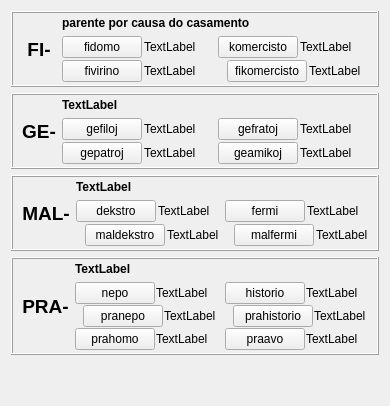
     <widget class="QWidget" name="tab_29">
      <attribute name="icon">
       <iconset resource="ikonoj.qrc">
        <normaloff>:/ikonoj/leciono.png</normaloff>:/ikonoj/leciono.png</iconset>
      </attribute>
      <attribute name="title">
       <string>5</string>
      </attribute>
      <layout class="QVBoxLayout" name="verticalLayout">
       <item>
        <widget class="QFrame" name="frame_12">
         <property name="frameShape">
          <enum>QFrame::Box</enum>
         </property>
         <property name="frameShadow">
          <enum>QFrame::Raised</enum>
         </property>
         <layout class="QHBoxLayout" name="horizontalLayout_5">
          <property name="topMargin">
           <number>3</number>
          </property>
          <property name="bottomMargin">
           <number>3</number>
          </property>
          <item>
           <widget class="QLabel" name="label_259">
            <property name="sizePolicy">
             <sizepolicy hsizetype="Maximum" vsizetype="Preferred">
              <horstretch>0</horstretch>
              <verstretch>0</verstretch>
             </sizepolicy>
            </property>
            <property name="styleSheet">
             <string notr="true">font-size: 14pt;
font-weight: bold;</string>
            </property>
            <property name="text">
             <string> FI- </string>
            </property>
            <property name="alignment">
             <set>Qt::AlignCenter</set>
            </property>
           </widget>
          </item>
          <item>
           <layout class="QVBoxLayout" name="verticalLayout_326">
            <item>
             <widget class="QLabel" name="Lec08_Label16">
              <property name="styleSheet">
               <string notr="true">font-weight: bold;</string>
              </property>
              <property name="text">
               <string>parente por causa do casamento</string>
              </property>
              <property name="wordWrap">
               <bool>true</bool>
              </property>
             </widget>
            </item>
            <item>
             <layout class="QHBoxLayout" name="horizontalLayout_539">
              <item>
               <layout class="QVBoxLayout" name="verticalLayout_327">
                <property name="spacing">
                 <number>2</number>
                </property>
                <item>
                 <layout class="QHBoxLayout" name="horizontalLayout_540">
                  <item>
                   <widget class="neklakebla" name="Lec08_Button9">
                    <property name="sizePolicy">
                     <sizepolicy hsizetype="Maximum" vsizetype="Fixed">
                      <horstretch>0</horstretch>
                      <verstretch>0</verstretch>
                     </sizepolicy>
                    </property>
                    <property name="text">
                     <string>fidomo</string>
                    </property>
                   </widget>
                  </item>
                  <item>
                   <widget class="QLabel" name="Lec08_Label17">
                    <property name="text">
                     <string>TextLabel</string>
                    </property>
                    <property name="wordWrap">
                     <bool>true</bool>
                    </property>
                   </widget>
                  </item>
                 </layout>
                </item>
                <item>
                 <layout class="QHBoxLayout" name="horizontalLayout_541">
                  <item>
                   <widget class="neklakebla" name="Lec08_Button10">
                    <property name="sizePolicy">
                     <sizepolicy hsizetype="Maximum" vsizetype="Fixed">
                      <horstretch>0</horstretch>
                      <verstretch>0</verstretch>
                     </sizepolicy>
                    </property>
                    <property name="text">
                     <string>fivirino</string>
                    </property>
                   </widget>
                  </item>
                  <item>
                   <widget class="QLabel" name="Lec08_Label18">
                    <property name="text">
                     <string>TextLabel</string>
                    </property>
                    <property name="wordWrap">
                     <bool>true</bool>
                    </property>
                   </widget>
                  </item>
                 </layout>
                </item>
               </layout>
              </item>
              <item>
               <layout class="QVBoxLayout" name="verticalLayout_328">
                <property name="spacing">
                 <number>2</number>
                </property>
                <item>
                 <layout class="QHBoxLayout" name="horizontalLayout_542">
                  <item>
                   <widget class="neklakebla" name="Lec08_Button113">
                    <property name="sizePolicy">
                     <sizepolicy hsizetype="Maximum" vsizetype="Fixed">
                      <horstretch>0</horstretch>
                      <verstretch>0</verstretch>
                     </sizepolicy>
                    </property>
                    <property name="text">
                     <string>komercisto</string>
                    </property>
                   </widget>
                  </item>
                  <item>
                   <widget class="QLabel" name="Lec08_Label158">
                    <property name="text">
                     <string>TextLabel</string>
                    </property>
                    <property name="wordWrap">
                     <bool>true</bool>
                    </property>
                   </widget>
                  </item>
                 </layout>
                </item>
                <item>
                 <layout class="QHBoxLayout" name="horizontalLayout_543">
                  <item>
                   <widget class="label_sago_reversa" name="label_350">
                    <property name="sizePolicy">
                     <sizepolicy hsizetype="Maximum" vsizetype="Preferred">
                      <horstretch>0</horstretch>
                      <verstretch>0</verstretch>
                     </sizepolicy>
                    </property>
                    <property name="text">
                     <string/>
                    </property>
                    <property name="pixmap">
                     <pixmap resource="ikonoj.qrc">:/ikonoj/sago_revena.png</pixmap>
                    </property>
                   </widget>
                  </item>
                  <item>
                   <widget class="neklakebla" name="Lec08_Button114">
                    <property name="sizePolicy">
                     <sizepolicy hsizetype="Maximum" vsizetype="Fixed">
                      <horstretch>0</horstretch>
                      <verstretch>0</verstretch>
                     </sizepolicy>
                    </property>
                    <property name="text">
                     <string>fikomercisto</string>
                    </property>
                   </widget>
                  </item>
                  <item>
                   <widget class="QLabel" name="Lec08_Label159">
                    <property name="text">
                     <string>TextLabel</string>
                    </property>
                    <property name="wordWrap">
                     <bool>true</bool>
                    </property>
                   </widget>
                  </item>
                 </layout>
                </item>
               </layout>
              </item>
             </layout>
            </item>
           </layout>
          </item>
         </layout>
        </widget>
       </item>
       <item>
        <widget class="QFrame" name="frame_11">
         <property name="frameShape">
          <enum>QFrame::Box</enum>
         </property>
         <property name="frameShadow">
          <enum>QFrame::Raised</enum>
         </property>
         <layout class="QHBoxLayout" name="horizontalLayout_6">
          <property name="topMargin">
           <number>3</number>
          </property>
          <property name="bottomMargin">
           <number>3</number>
          </property>
          <item>
           <widget class="QLabel" name="label_253">
            <property name="sizePolicy">
             <sizepolicy hsizetype="Maximum" vsizetype="Preferred">
              <horstretch>0</horstretch>
              <verstretch>0</verstretch>
             </sizepolicy>
            </property>
            <property name="styleSheet">
             <string notr="true">font-size: 14pt;
font-weight: bold;</string>
            </property>
            <property name="text">
             <string>GE-</string>
            </property>
            <property name="alignment">
             <set>Qt::AlignCenter</set>
            </property>
           </widget>
          </item>
          <item>
           <layout class="QVBoxLayout" name="verticalLayout_323">
            <item>
             <widget class="QLabel" name="Lec08_Label19">
              <property name="styleSheet">
               <string notr="true">font-weight: bold;</string>
              </property>
              <property name="text">
               <string>TextLabel</string>
              </property>
              <property name="wordWrap">
               <bool>true</bool>
              </property>
             </widget>
            </item>
            <item>
             <layout class="QHBoxLayout" name="horizontalLayout_534">
              <item>
               <layout class="QVBoxLayout" name="verticalLayout_324">
                <property name="spacing">
                 <number>2</number>
                </property>
                <item>
                 <layout class="QHBoxLayout" name="horizontalLayout_535">
                  <item>
                   <widget class="neklakebla" name="Lec08_Button11">
                    <property name="sizePolicy">
                     <sizepolicy hsizetype="Maximum" vsizetype="Fixed">
                      <horstretch>0</horstretch>
                      <verstretch>0</verstretch>
                     </sizepolicy>
                    </property>
                    <property name="text">
                     <string>gefiloj</string>
                    </property>
                   </widget>
                  </item>
                  <item>
                   <widget class="QLabel" name="Lec08_Label20">
                    <property name="text">
                     <string>TextLabel</string>
                    </property>
                    <property name="wordWrap">
                     <bool>true</bool>
                    </property>
                   </widget>
                  </item>
                 </layout>
                </item>
                <item>
                 <layout class="QHBoxLayout" name="horizontalLayout_536">
                  <item>
                   <widget class="neklakebla" name="Lec08_Button12">
                    <property name="sizePolicy">
                     <sizepolicy hsizetype="Maximum" vsizetype="Fixed">
                      <horstretch>0</horstretch>
                      <verstretch>0</verstretch>
                     </sizepolicy>
                    </property>
                    <property name="text">
                     <string>gepatroj</string>
                    </property>
                   </widget>
                  </item>
                  <item>
                   <widget class="QLabel" name="Lec08_Label21">
                    <property name="text">
                     <string>TextLabel</string>
                    </property>
                    <property name="wordWrap">
                     <bool>true</bool>
                    </property>
                   </widget>
                  </item>
                 </layout>
                </item>
               </layout>
              </item>
              <item>
               <layout class="QVBoxLayout" name="verticalLayout_325">
                <property name="spacing">
                 <number>2</number>
                </property>
                <item>
                 <layout class="QHBoxLayout" name="horizontalLayout_537">
                  <item>
                   <widget class="neklakebla" name="Lec08_Button115">
                    <property name="sizePolicy">
                     <sizepolicy hsizetype="Maximum" vsizetype="Fixed">
                      <horstretch>0</horstretch>
                      <verstretch>0</verstretch>
                     </sizepolicy>
                    </property>
                    <property name="text">
                     <string>gefratoj</string>
                    </property>
                   </widget>
                  </item>
                  <item>
                   <widget class="QLabel" name="Lec08_Label160">
                    <property name="text">
                     <string>TextLabel</string>
                    </property>
                    <property name="wordWrap">
                     <bool>true</bool>
                    </property>
                   </widget>
                  </item>
                 </layout>
                </item>
                <item>
                 <layout class="QHBoxLayout" name="horizontalLayout_538">
                  <item>
                   <widget class="neklakebla" name="Lec08_Button116">
                    <property name="sizePolicy">
                     <sizepolicy hsizetype="Maximum" vsizetype="Fixed">
                      <horstretch>0</horstretch>
                      <verstretch>0</verstretch>
                     </sizepolicy>
                    </property>
                    <property name="text">
                     <string>geamikoj</string>
                    </property>
                   </widget>
                  </item>
                  <item>
                   <widget class="QLabel" name="Lec08_Label161">
                    <property name="text">
                     <string>TextLabel</string>
                    </property>
                    <property name="wordWrap">
                     <bool>true</bool>
                    </property>
                   </widget>
                  </item>
                 </layout>
                </item>
               </layout>
              </item>
             </layout>
            </item>
           </layout>
          </item>
         </layout>
        </widget>
       </item>
       <item>
        <widget class="QFrame" name="frame_10">
         <property name="frameShape">
          <enum>QFrame::Box</enum>
         </property>
         <property name="frameShadow">
          <enum>QFrame::Raised</enum>
         </property>
         <layout class="QHBoxLayout" name="horizontalLayout_7">
          <property name="topMargin">
           <number>3</number>
          </property>
          <property name="bottomMargin">
           <number>3</number>
          </property>
          <item>
           <widget class="QLabel" name="label_247">
            <property name="sizePolicy">
             <sizepolicy hsizetype="Maximum" vsizetype="Preferred">
              <horstretch>0</horstretch>
              <verstretch>0</verstretch>
             </sizepolicy>
            </property>
            <property name="styleSheet">
             <string notr="true">font-size: 14pt;
font-weight: bold;</string>
            </property>
            <property name="text">
             <string>MAL-</string>
            </property>
            <property name="alignment">
             <set>Qt::AlignCenter</set>
            </property>
           </widget>
          </item>
          <item>
           <layout class="QVBoxLayout" name="verticalLayout_320">
            <item>
             <widget class="QLabel" name="Lec08_Label22">
              <property name="styleSheet">
               <string notr="true">font-weight: bold;</string>
              </property>
              <property name="text">
               <string>TextLabel</string>
              </property>
              <property name="wordWrap">
               <bool>true</bool>
              </property>
             </widget>
            </item>
            <item>
             <layout class="QHBoxLayout" name="horizontalLayout_529">
              <item>
               <layout class="QVBoxLayout" name="verticalLayout_321">
                <property name="spacing">
                 <number>2</number>
                </property>
                <item>
                 <layout class="QHBoxLayout" name="horizontalLayout_530">
                  <item>
                   <widget class="neklakebla" name="Lec08_Button13">
                    <property name="sizePolicy">
                     <sizepolicy hsizetype="Maximum" vsizetype="Fixed">
                      <horstretch>0</horstretch>
                      <verstretch>0</verstretch>
                     </sizepolicy>
                    </property>
                    <property name="text">
                     <string>dekstro</string>
                    </property>
                   </widget>
                  </item>
                  <item>
                   <widget class="QLabel" name="Lec08_Label23">
                    <property name="text">
                     <string>TextLabel</string>
                    </property>
                    <property name="wordWrap">
                     <bool>true</bool>
                    </property>
                   </widget>
                  </item>
                 </layout>
                </item>
                <item>
                 <layout class="QHBoxLayout" name="horizontalLayout_531">
                  <item>
                   <widget class="label_sago_reversa" name="label_265">
                    <property name="sizePolicy">
                     <sizepolicy hsizetype="Maximum" vsizetype="Preferred">
                      <horstretch>0</horstretch>
                      <verstretch>0</verstretch>
                     </sizepolicy>
                    </property>
                    <property name="text">
                     <string/>
                    </property>
                    <property name="pixmap">
                     <pixmap resource="ikonoj.qrc">:/ikonoj/sago_revena.png</pixmap>
                    </property>
                   </widget>
                  </item>
                  <item>
                   <widget class="neklakebla" name="Lec08_Button14">
                    <property name="sizePolicy">
                     <sizepolicy hsizetype="Maximum" vsizetype="Fixed">
                      <horstretch>0</horstretch>
                      <verstretch>0</verstretch>
                     </sizepolicy>
                    </property>
                    <property name="text">
                     <string>maldekstro</string>
                    </property>
                   </widget>
                  </item>
                  <item>
                   <widget class="QLabel" name="Lec08_Label24">
                    <property name="text">
                     <string>TextLabel</string>
                    </property>
                    <property name="wordWrap">
                     <bool>true</bool>
                    </property>
                   </widget>
                  </item>
                 </layout>
                </item>
               </layout>
              </item>
              <item>
               <layout class="QVBoxLayout" name="verticalLayout_322">
                <property name="spacing">
                 <number>2</number>
                </property>
                <item>
                 <layout class="QHBoxLayout" name="horizontalLayout_532">
                  <item>
                   <widget class="neklakebla" name="Lec08_Button117">
                    <property name="sizePolicy">
                     <sizepolicy hsizetype="Maximum" vsizetype="Fixed">
                      <horstretch>0</horstretch>
                      <verstretch>0</verstretch>
                     </sizepolicy>
                    </property>
                    <property name="text">
                     <string>fermi</string>
                    </property>
                   </widget>
                  </item>
                  <item>
                   <widget class="QLabel" name="Lec08_Label162">
                    <property name="text">
                     <string>TextLabel</string>
                    </property>
                    <property name="wordWrap">
                     <bool>true</bool>
                    </property>
                   </widget>
                  </item>
                 </layout>
                </item>
                <item>
                 <layout class="QHBoxLayout" name="horizontalLayout_533">
                  <item>
                   <widget class="label_sago_reversa" name="label_266">
                    <property name="sizePolicy">
                     <sizepolicy hsizetype="Maximum" vsizetype="Preferred">
                      <horstretch>0</horstretch>
                      <verstretch>0</verstretch>
                     </sizepolicy>
                    </property>
                    <property name="text">
                     <string/>
                    </property>
                    <property name="pixmap">
                     <pixmap resource="ikonoj.qrc">:/ikonoj/sago_revena.png</pixmap>
                    </property>
                   </widget>
                  </item>
                  <item>
                   <widget class="neklakebla" name="Lec08_Button118">
                    <property name="sizePolicy">
                     <sizepolicy hsizetype="Maximum" vsizetype="Fixed">
                      <horstretch>0</horstretch>
                      <verstretch>0</verstretch>
                     </sizepolicy>
                    </property>
                    <property name="text">
                     <string>malfermi</string>
                    </property>
                   </widget>
                  </item>
                  <item>
                   <widget class="QLabel" name="Lec08_Label163">
                    <property name="text">
                     <string>TextLabel</string>
                    </property>
                    <property name="wordWrap">
                     <bool>true</bool>
                    </property>
                   </widget>
                  </item>
                 </layout>
                </item>
               </layout>
              </item>
             </layout>
            </item>
           </layout>
          </item>
         </layout>
        </widget>
       </item>
       <item>
        <widget class="QFrame" name="frame_9">
         <property name="frameShape">
          <enum>QFrame::Box</enum>
         </property>
         <property name="frameShadow">
          <enum>QFrame::Raised</enum>
         </property>
         <layout class="QHBoxLayout" name="horizontalLayout_8">
          <property name="topMargin">
           <number>3</number>
          </property>
          <property name="bottomMargin">
           <number>3</number>
          </property>
          <item>
           <widget class="QLabel" name="label_241">
            <property name="sizePolicy">
             <sizepolicy hsizetype="Maximum" vsizetype="Preferred">
              <horstretch>0</horstretch>
              <verstretch>0</verstretch>
             </sizepolicy>
            </property>
            <property name="styleSheet">
             <string notr="true">font-size: 14pt;
font-weight: bold;</string>
            </property>
            <property name="text">
             <string>PRA-</string>
            </property>
            <property name="alignment">
             <set>Qt::AlignCenter</set>
            </property>
           </widget>
          </item>
          <item>
           <layout class="QVBoxLayout" name="verticalLayout_319">
            <item>
             <widget class="QLabel" name="Lec08_Label25">
              <property name="styleSheet">
               <string notr="true">font-weight: bold;</string>
              </property>
              <property name="text">
               <string>TextLabel</string>
              </property>
              <property name="wordWrap">
               <bool>true</bool>
              </property>
             </widget>
            </item>
            <item>
             <layout class="QHBoxLayout" name="horizontalLayout_524">
              <item>
               <layout class="QVBoxLayout" name="verticalLayout_317">
                <property name="spacing">
                 <number>1</number>
                </property>
                <item>
                 <layout class="QHBoxLayout" name="horizontalLayout_525">
                  <item>
                   <widget class="neklakebla" name="Lec08_Button15">
                    <property name="sizePolicy">
                     <sizepolicy hsizetype="Maximum" vsizetype="Fixed">
                      <horstretch>0</horstretch>
                      <verstretch>0</verstretch>
                     </sizepolicy>
                    </property>
                    <property name="text">
                     <string>nepo</string>
                    </property>
                   </widget>
                  </item>
                  <item>
                   <widget class="QLabel" name="Lec08_Label26">
                    <property name="text">
                     <string>TextLabel</string>
                    </property>
                    <property name="wordWrap">
                     <bool>true</bool>
                    </property>
                   </widget>
                  </item>
                 </layout>
                </item>
                <item>
                 <layout class="QHBoxLayout" name="horizontalLayout_526">
                  <item>
                   <widget class="label_sago_reversa" name="label_267">
                    <property name="sizePolicy">
                     <sizepolicy hsizetype="Maximum" vsizetype="Preferred">
                      <horstretch>0</horstretch>
                      <verstretch>0</verstretch>
                     </sizepolicy>
                    </property>
                    <property name="text">
                     <string/>
                    </property>
                    <property name="pixmap">
                     <pixmap resource="ikonoj.qrc">:/ikonoj/sago_revena.png</pixmap>
                    </property>
                   </widget>
                  </item>
                  <item>
                   <widget class="neklakebla" name="Lec08_Button16">
                    <property name="sizePolicy">
                     <sizepolicy hsizetype="Maximum" vsizetype="Fixed">
                      <horstretch>0</horstretch>
                      <verstretch>0</verstretch>
                     </sizepolicy>
                    </property>
                    <property name="text">
                     <string>pranepo</string>
                    </property>
                   </widget>
                  </item>
                  <item>
                   <widget class="QLabel" name="Lec08_Label27">
                    <property name="text">
                     <string>TextLabel</string>
                    </property>
                    <property name="wordWrap">
                     <bool>true</bool>
                    </property>
                   </widget>
                  </item>
                 </layout>
                </item>
                <item>
                 <layout class="QHBoxLayout" name="horizontalLayout_627">
                  <item>
                   <widget class="neklakebla" name="Lec08_Button26">
                    <property name="sizePolicy">
                     <sizepolicy hsizetype="Maximum" vsizetype="Fixed">
                      <horstretch>0</horstretch>
                      <verstretch>0</verstretch>
                     </sizepolicy>
                    </property>
                    <property name="text">
                     <string>prahomo</string>
                    </property>
                   </widget>
                  </item>
                  <item>
                   <widget class="QLabel" name="Lec08_Label32">
                    <property name="text">
                     <string>TextLabel</string>
                    </property>
                    <property name="wordWrap">
                     <bool>true</bool>
                    </property>
                   </widget>
                  </item>
                 </layout>
                </item>
               </layout>
              </item>
              <item>
               <layout class="QVBoxLayout" name="verticalLayout_318">
                <property name="spacing">
                 <number>1</number>
                </property>
                <item>
                 <layout class="QHBoxLayout" name="horizontalLayout_527">
                  <item>
                   <widget class="neklakebla" name="Lec08_Button119">
                    <property name="sizePolicy">
                     <sizepolicy hsizetype="Maximum" vsizetype="Fixed">
                      <horstretch>0</horstretch>
                      <verstretch>0</verstretch>
                     </sizepolicy>
                    </property>
                    <property name="text">
                     <string>historio</string>
                    </property>
                   </widget>
                  </item>
                  <item>
                   <widget class="QLabel" name="Lec08_Label164">
                    <property name="text">
                     <string>TextLabel</string>
                    </property>
                    <property name="wordWrap">
                     <bool>true</bool>
                    </property>
                   </widget>
                  </item>
                 </layout>
                </item>
                <item>
                 <layout class="QHBoxLayout" name="horizontalLayout_528">
                  <item>
                   <widget class="label_sago_reversa" name="label_268">
                    <property name="sizePolicy">
                     <sizepolicy hsizetype="Maximum" vsizetype="Preferred">
                      <horstretch>0</horstretch>
                      <verstretch>0</verstretch>
                     </sizepolicy>
                    </property>
                    <property name="text">
                     <string/>
                    </property>
                    <property name="pixmap">
                     <pixmap resource="ikonoj.qrc">:/ikonoj/sago_revena.png</pixmap>
                    </property>
                   </widget>
                  </item>
                  <item>
                   <widget class="neklakebla" name="Lec08_Button120">
                    <property name="sizePolicy">
                     <sizepolicy hsizetype="Maximum" vsizetype="Fixed">
                      <horstretch>0</horstretch>
                      <verstretch>0</verstretch>
                     </sizepolicy>
                    </property>
                    <property name="text">
                     <string>prahistorio</string>
                    </property>
                   </widget>
                  </item>
                  <item>
                   <widget class="QLabel" name="Lec08_Label165">
                    <property name="text">
                     <string>TextLabel</string>
                    </property>
                    <property name="wordWrap">
                     <bool>true</bool>
                    </property>
                   </widget>
                  </item>
                 </layout>
                </item>
                <item>
                 <layout class="QHBoxLayout" name="horizontalLayout_626">
                  <item>
                   <widget class="neklakebla" name="Lec08_Button27">
                    <property name="sizePolicy">
                     <sizepolicy hsizetype="Maximum" vsizetype="Fixed">
                      <horstretch>0</horstretch>
                      <verstretch>0</verstretch>
                     </sizepolicy>
                    </property>
                    <property name="text">
                     <string>praavo</string>
                    </property>
                   </widget>
                  </item>
                  <item>
                   <widget class="QLabel" name="Lec08_Label34">
                    <property name="text">
                     <string>TextLabel</string>
                    </property>
                    <property name="wordWrap">
                     <bool>true</bool>
                    </property>
                   </widget>
                  </item>
                 </layout>
                </item>
               </layout>
              </item>
             </layout>
            </item>
           </layout>
          </item>
         </layout>
        </widget>
       </item>
       <item>
        <spacer name="verticalSpacer_16">
         <property name="orientation">
          <enum>Qt::Vertical</enum>
         </property>
         <property name="sizeHint" stdset="0">
          <size>
           <width>20</width>
           <height>40</height>
          </size>
         </property>
        </spacer>
       </item>
      </layout>
     </widget>
